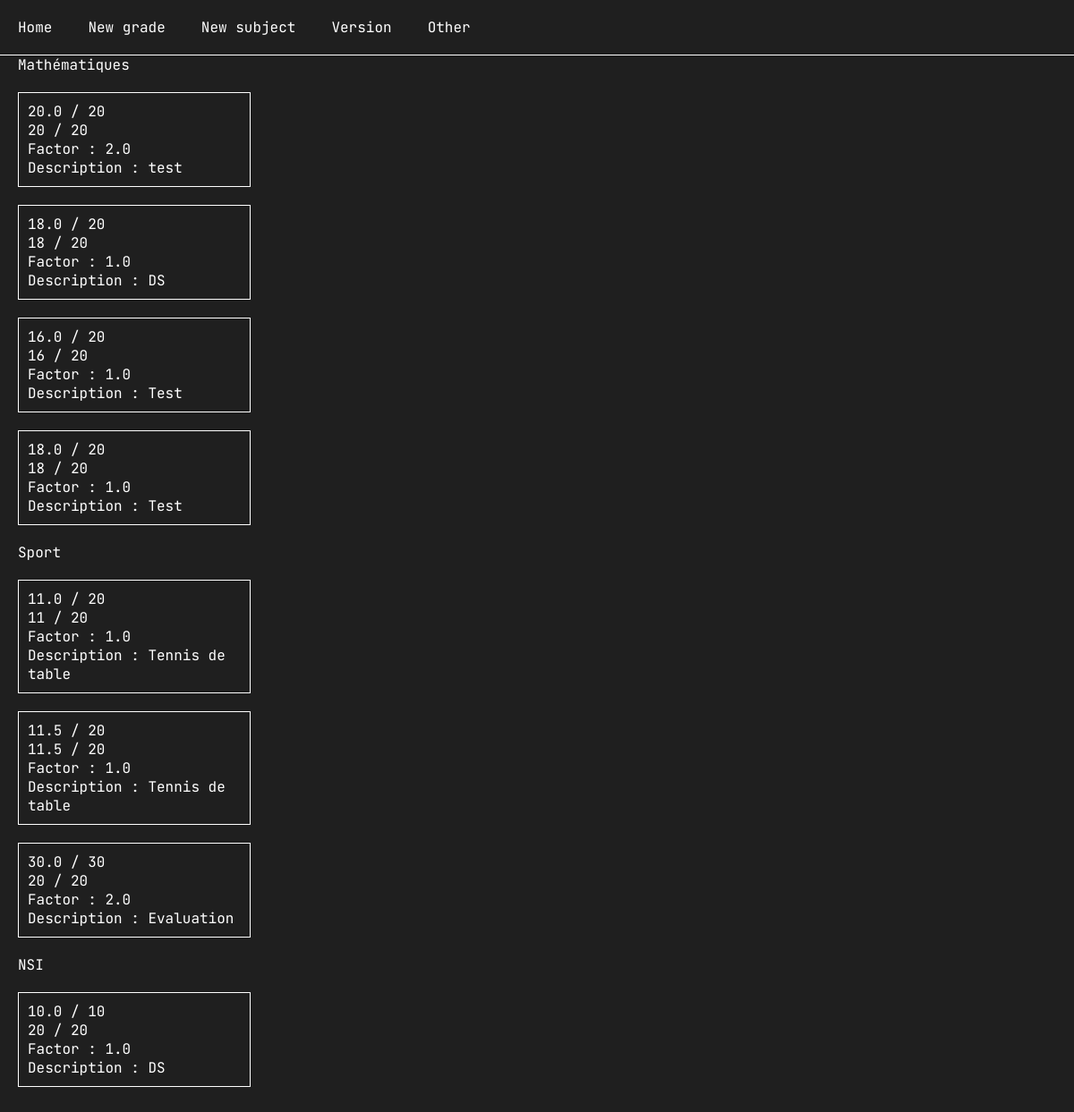
The page / on the database its author committed.
### tables this page shows
CREATE TABLE "Mathématiques" ('grade' FLOAT not null,                           'grade_max' INT not null,                           'grade_20' INT not null,                          'factor' FLOAT not null,                          'description' TEXT not null,                          'id' INTEGER not null primary key autoincrement);

CREATE TABLE 'Sport' ('grade' FLOAT not null,                           'grade_max' INT not null,                           'grade_20' INT not null,                          'factor' FLOAT not null,                          'description' TEXT not null,                          'id' INTEGER not null primary key autoincrement);

CREATE TABLE 'NSI' ('grade' FLOAT not null,                           'grade_max' INT not null,                           'grade_20' INT not null,                          'factor' FLOAT not null,                          'description' TEXT not null,                          'id' INTEGER not null primary key autoincrement);

### main.py (the view)
@app.route('/')
def index():
    try:
        is_update_available = request.args["update-available"]
    except Exception:
        is_update_available = ""
    all_subjects = SubjectsManager().view_subject()
    subjects_and_grades = {}
    for i in all_subjects:
        if list(i)[0] != "sqlite_sequence":
            subjects_and_grades[list(i)[0]] = []
    for subject in subjects_and_grades:
        counter = 1
        loop = True
        while loop:
            try:
                _grade = GradesManager().view_grade(subject, counter)
                _grade["id"] = counter
                subjects_and_grades[subject].append(_grade)
            except IndexError:
                loop = False
            counter += 1
    return render_template('index.html', subjects=subjects_and_grades, is_update_available=is_update_available)

### database/grades_manager.py (called while the page is built)
    def view_grade(self, subject, grade_id):
        cursor = self.con.cursor()
        query = f"SELECT grade, grade_max, grade_20, factor, description from {subject} WHERE id = ?;"
        cursor.execute(query, (grade_id,))
        result = cursor.fetchall()
        cursor.close()
        return dict(result[0])

### database/subjects_manager.py (called while the page is built)
    def view_subject(self):
        cursor = self.con.cursor()
        query = f'SELECT name from sqlite_master WHERE type="table"'
        cursor.execute(query)
        result = cursor.fetchall()
        cursor.close()
        return result

### templates/index.html (shortened to what this page needs)
{% extends 'base.html' %}
{% block content %}
    <div id="index">
        {% for subject in subjects %}
        <a class="subject" href="/subject/view?subject={{ subject }}">{{ subject }}</a>
        {% for grade in subjects[subject] %}
            <div class="grade">
                <a href="/grade/view?id={{ grade.id }}&subject={{ subject }}">
                    <p>{{ grade.grade }} / {{ grade.grade_max }}</p>
                    <p>{{ grade.grade_20 }} / 20</p>
                    <p>Factor : {{ grade.factor }}</p>
                    <p>Description : {{ grade.description }}</p>
                </a>
            </div>
        {% endfor %}
    {% endfor %}
    </div>
{% endblock %}

### templates/base.html (shortened to what this page needs)
<!doctype html>
<html lang="en">
<head>
    <link rel="stylesheet" href="{{ url_for('static', filename='css/styles.css') }}">
</head>
<body>
    <nav>
        <ul>
            <li><a href="/">Home</a></li>
            <li><a href="/grade/new">New grade</a></li>
            <li><a href="/subject/new">New subject</a></li>
            <li><a href="/version">Version</a></li>
            <li id="nav-dropdown-parent">
                <a href="javascript:showDropdown('#nav-dropdown');">Other</a>
            </li>
        </ul>
    </nav>
    <div id="content">
        {% block content %}{% endblock %}
    </div>
</body>
</html>

### static/css/styles.css (style rules this page uses)
* { margin:0; padding:0; box-sizing: border-box; font-family: 'JetBrains Mono', monospace; }
body { background: #1f1f1f; color: #fff; overflow:hidden; }
#content { overflow-y: scroll; height:90vh; }
nav { border-bottom: solid 1px #fff; background:#1f1f1f; }
nav ul { list-style:none; display:flex; }
nav li { padding:20px; }
nav a { text-decoration:none; color:#fff; }
#nav-dropdown-parent { position:relative; }
#index { width:25%; }
#index .subject { text-decoration:none; color:#fff; margin:20px !important; text-align:center; width:100% !important; margin-bottom:20px; }
#index .grade { margin:20px; border: solid 1px #fff; padding:10px; }
#index .grade a { text-decoration:none; color:#fff; }

### rows shown on the page
Mathématiques: grade "20.0", grade_max "20", grade_20 "20", factor "2.0", description "test"
Mathématiques: grade "18.0", grade_max "20", grade_20 "18", factor "1.0", description "DS"
Mathématiques: grade "16.0", grade_max "20", grade_20 "16", factor "1.0", description "Test"
Mathématiques: grade "18.0", grade_max "20", grade_20 "18", factor "1.0", description "Test"
Sport: grade "11.0", grade_max "20", grade_20 "11", factor "1.0", description "Tennis de table"
Sport: grade "11.5", grade_max "20", grade_20 "11.5", factor "1.0", description "Tennis de table"
Sport: grade "30.0", grade_max "30", grade_20 "20", factor "2.0", description "Evaluation"
NSI: grade "10.0", grade_max "10", grade_20 "20", factor "1.0", description "DS"

### other values the page prints
{{ subject }} "Mathématiques" "Sport" "NSI"
